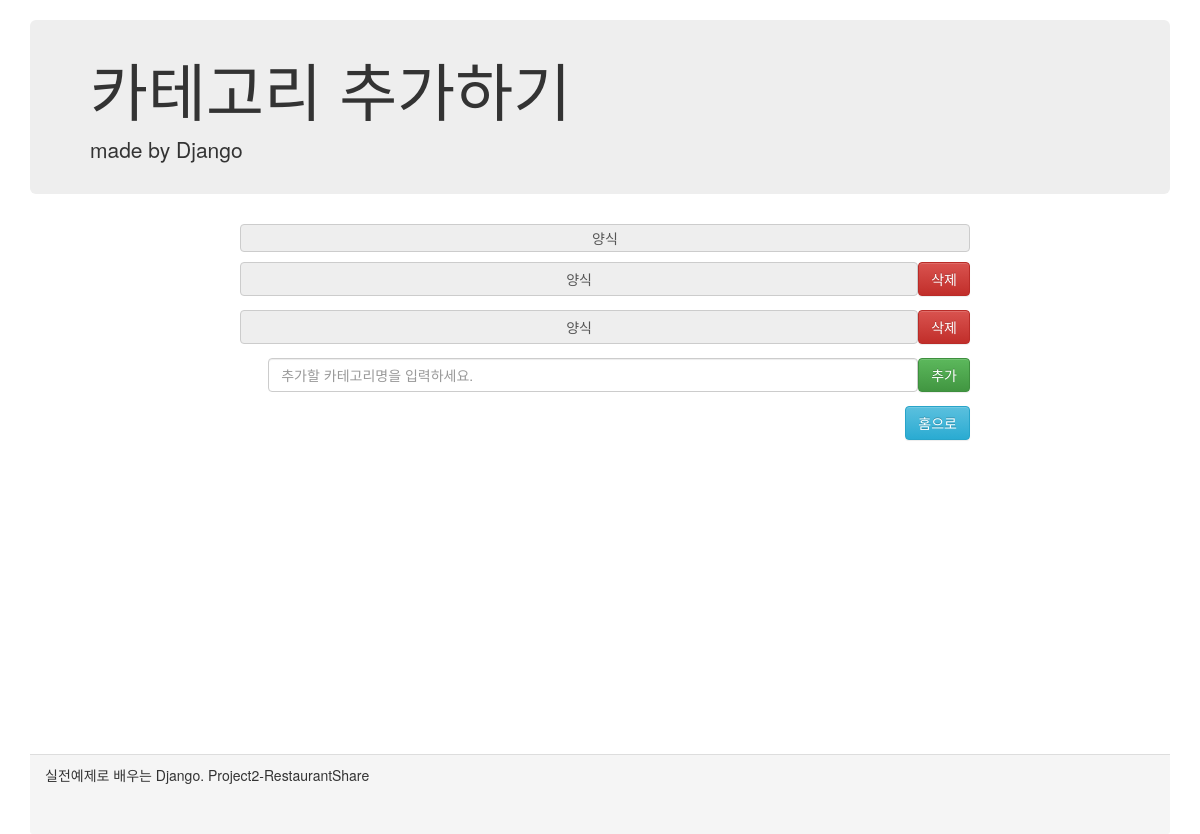
The page /categoryCreate/ on the database as committed earlier.
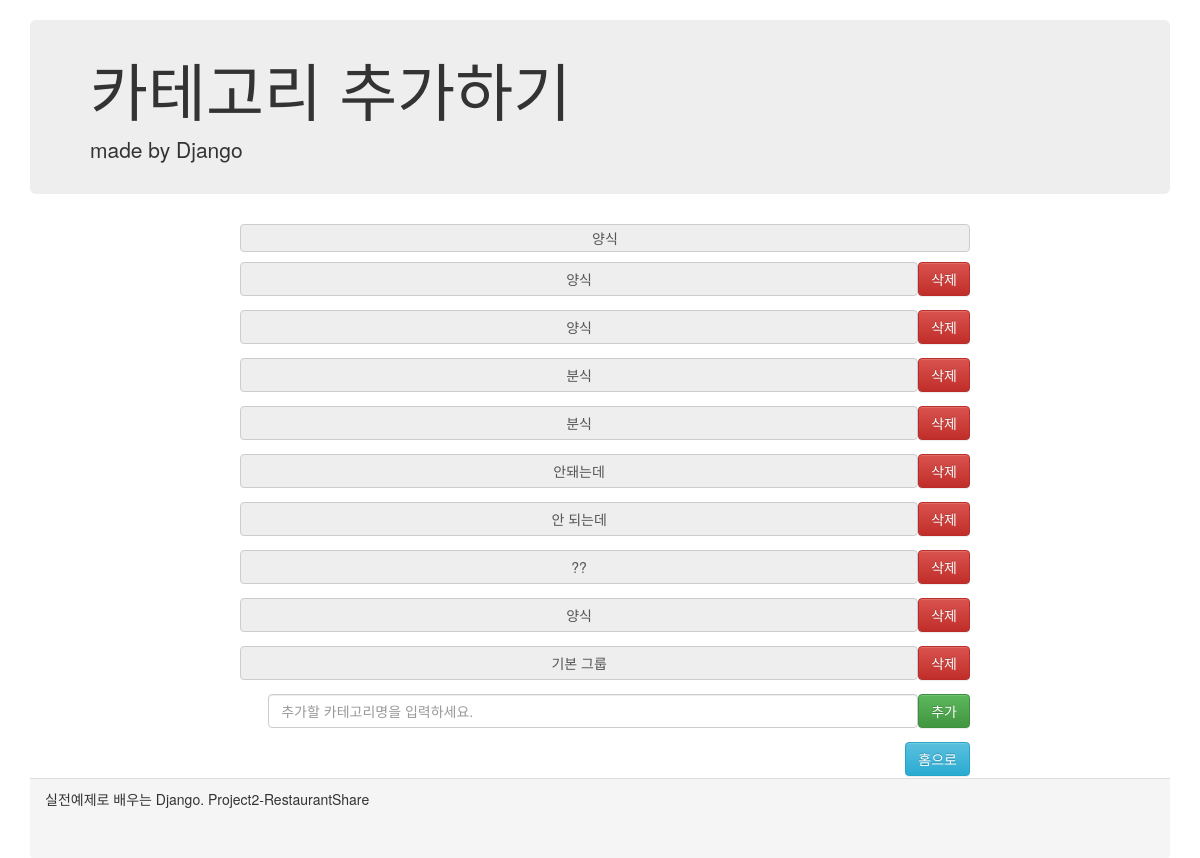
The same page on the database as committed later.
### shareRes/models.py (models this page shows)
class Category(models.Model):
    category_name = models.CharField(max_length = 100)

### shareRes/views.py (the view)
# urls.py: path('categoryCreate/', views.categoryCreate, name='cateCreatePage'),
def categoryCreate(request):
    categories = Category.objects.all()
    content = {'categories': categories}
    return render(request, 'shareRes/categoryCreate.html', content)

### shareRes/templates/shareRes/categoryCreate.html (shortened to what this page needs)
<html lang="en">
<head>
    <link rel="stylesheet" href="https://maxcdn.bootstrapcdn.com/bootstrap/3.3.2/css/bootstrap.min.css">
    <link rel="stylesheet" href="https://maxcdn.bootstrapcdn.com/bootstrap/3.3.2/css/bootstrap-theme.min.css">
</head>
<body>
    <div class="container">
        <div class="header">
            <div class="jumbotron">
                <h1>카테고리 추가하기</h1>
                <p>made by Django</p>
            </div>
        </div>
        <div class="content">
                <div class="inputDiv">
                    {% for category in categories %}
                    {% if category.id == 3%}
                        <div class="input-group">
                            <span class="input-group-addon" style="border:1px solid #ccc; border-radius: 4px;">{{ category.category_name }}</span>
                        </div>
                    {% endif %}
                    {% endfor %}
                    {% for category in categories %}
                    {% if category.id != 3 %}
                    <form action="./delete" method="POST">{% csrf_token %}
                        <div class="input-group">
                            <span class="input-group-addon" id="" style="border:1px solid #ccc; border-radius: 4px;">{{category.category_name}}</span>
                            <input type="submit" class="resAddBtn btn btn-danger" role="button" value="삭제"/>
                        </div>
                    </form>
                    {% endif %}
                    {% endfor %}
                    <form action="./create" method="POST" onsubmit="return categoryAddCheckFrom();">{% csrf_token %}
                        <div class="input-group">
                            <input type="submit" class="resAddBtn btn btn-success" role="button" value="추가"/>
                            <input id="categoryName" name="categoryName" type="text" class="form-control" placeholder="추가할 카테고리명을 입력하세요." style="width:650px; float:right; border-radius:4px;">
                        </div>
                    </form>
                    <a href ="/" class="resAddBtn btn btn-info" role="button">홈으로</a>
                </div>
        </div>
        <div class="panel-footer">
            실전예제로 배우는 Django. Project2-RestaurantShare
        </div>
    </div>
</body>
</html>

Rows that differ between the two databases and show on the page:
added Category: category_name "분식"
added Category: category_name "분식"
added Category: category_name "안돼는데"
added Category: category_name "안 되는데"
added Category: category_name "??"
added Category: category_name "양식"
added Category: category_name "기본 그룹"
